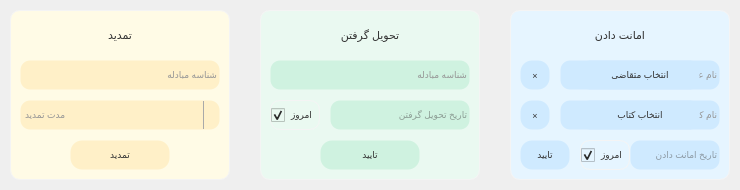
  <widget class="QFrame" name="frame_quick_acc">
   <property name="geometry">
    <rect>
     <x>30</x>
     <y>520</y>
     <width>740</width>
     <height>190</height>
    </rect>
   </property>
   <property name="styleSheet">
    <string notr="true">border-width:0px;
border-style:solid;
border-radius: 10px;
border-color: rgb(255, 255, 255);
color: rgb(50, 50, 50);</string>
   </property>
   <property name="frameShape">
    <enum>QFrame::StyledPanel</enum>
   </property>
   <property name="frameShadow">
    <enum>QFrame::Raised</enum>
   </property>
   <widget class="QFrame" name="frame_comp_3">
    <property name="geometry">
     <rect>
      <x>10</x>
      <y>10</y>
      <width>220</width>
      <height>170</height>
     </rect>
    </property>
    <property name="cursor">
     <cursorShape>ArrowCursor</cursorShape>
    </property>
    <property name="styleSheet">
     <string notr="true">border-width:1px;
border-style:solid;
border-radius: 10px;
border-color: rgb(244, 244, 244);
background-color: rgb(255, 251, 230);</string>
    </property>
    <property name="frameShape">
     <enum>QFrame::NoFrame</enum>
    </property>
    <property name="frameShadow">
     <enum>QFrame::Raised</enum>
    </property>
    <widget class="QLabel" name="lbl_bookRenew_transaction_code">
     <property name="geometry">
      <rect>
       <x>10</x>
       <y>50</y>
       <width>200</width>
       <height>30</height>
      </rect>
     </property>
     <property name="font">
      <font>
       <pointsize>7</pointsize>
      </font>
     </property>
     <property name="layoutDirection">
      <enum>Qt::LeftToRight</enum>
     </property>
     <property name="styleSheet">
      <string notr="true">color: rgb(50, 50, 50);
color: rgb(150, 150, 150);
border-color: rgba(0, 0, 0, 0);
background-color: rgb(255, 240, 200);</string>
     </property>
     <property name="text">
      <string>شناسه مبادله</string>
     </property>
     <property name="alignment">
      <set>Qt::AlignLeading|Qt::AlignLeft|Qt::AlignVCenter</set>
     </property>
    </widget>
    <widget class="QPushButton" name="btn_bookRenew_submit">
     <property name="geometry">
      <rect>
       <x>60</x>
       <y>130</y>
       <width>100</width>
       <height>30</height>
      </rect>
     </property>
     <property name="font">
      <font>
       <pointsize>7</pointsize>
      </font>
     </property>
     <property name="cursor">
      <cursorShape>PointingHandCursor</cursorShape>
     </property>
     <property name="focusPolicy">
      <enum>Qt::NoFocus</enum>
     </property>
     <property name="styleSheet">
      <string notr="true">/*
border-width:1px;
border-style:solid;
border-radius: 12px;
border-color: rgba(244, 244, 244, 0);
background-color: rgb(225, 225, 225);
color: rgb(50, 50, 50);
*/

QPushButton {
	border-width:1px;
	border-style:solid;
	border-radius: 12px;
	border-color: rgba(244, 244, 244, 0);
	background-color: rgb(255, 240, 200);
	color: rgb(50, 50, 50);
}

QPushButton:pressed {
	background-color: rgb(173, 215, 239);
	
	background-color: rgb(246, 224, 150);
}</string>
     </property>
     <property name="text">
      <string>تمدید</string>
     </property>
    </widget>
    <widget class="QLabel" name="lbl_comp_3_title">
     <property name="geometry">
      <rect>
       <x>60</x>
       <y>10</y>
       <width>100</width>
       <height>30</height>
      </rect>
     </property>
     <property name="font">
      <font>
       <pointsize>8</pointsize>
      </font>
     </property>
     <property name="styleSheet">
      <string notr="true">border-color: rgba(0, 0, 0,0);
background-color: rgba(0, 0, 0, 0);
color: rgb(50, 50, 50);</string>
     </property>
     <property name="text">
      <string>تمدید</string>
     </property>
     <property name="alignment">
      <set>Qt::AlignCenter</set>
     </property>
    </widget>
    <widget class="QComboBox" name="ComboBox_bookRenew_renewTime">
     <property name="geometry">
      <rect>
       <x>10</x>
       <y>90</y>
       <width>200</width>
       <height>30</height>
      </rect>
     </property>
     <property name="font">
      <font>
       <pointsize>7</pointsize>
      </font>
     </property>
     <property name="cursor">
      <cursorShape>PointingHandCursor</cursorShape>
     </property>
     <property name="focusPolicy">
      <enum>Qt::NoFocus</enum>
     </property>
     <property name="layoutDirection">
      <enum>Qt::LeftToRight</enum>
     </property>
     <property name="styleSheet">
      <string notr="true">QComboBox {
	color: rgb(50, 50, 50);
	color: rgb(150, 150, 150);
	border-color: rgba(0, 0, 0, 0);
	background-color: rgb(255, 240, 200);
}

QComboBox::drop-down {
	subcontrol-origin: padding;
	subcontrol-position: top right;
	width: 15px;
	
	border-left-width: 1px;
	border-left-color: darkgray;
	border-left-style: solid; /* just a single line */
	border-top-right-radius: 25px; /* same radius as the QComboBox */
	border-bottom-right-radius: 25px;
}</string>
     </property>
     <property name="currentText">
      <string>مدت تمدید</string>
     </property>
     <property name="currentIndex">
      <number>0</number>
     </property>
     <property name="frame">
      <bool>true</bool>
     </property>
     <property name="modelColumn">
      <number>0</number>
     </property>
     <item>
      <property name="text">
       <string>مدت تمدید</string>
      </property>
     </item>
     <item>
      <property name="text">
       <string>یک روز</string>
      </property>
     </item>
     <item>
      <property name="text">
       <string>دو روز</string>
      </property>
     </item>
     <item>
      <property name="text">
       <string>یک هفته</string>
      </property>
     </item>
     <item>
      <property name="text">
       <string>ده روز</string>
      </property>
     </item>
     <item>
      <property name="text">
       <string>دو هفته</string>
      </property>
     </item>
     <item>
      <property name="text">
       <string>یک ماه</string>
      </property>
     </item>
    </widget>
   </widget>
   <widget class="QFrame" name="frame_comp_2">
    <property name="geometry">
     <rect>
      <x>260</x>
      <y>10</y>
      <width>220</width>
      <height>170</height>
     </rect>
    </property>
    <property name="cursor">
     <cursorShape>ArrowCursor</cursorShape>
    </property>
    <property name="styleSheet">
     <string notr="true">border-width:1px;
border-style:solid;
border-radius: 10px;
border-color: rgb(244, 244, 244);
background-color: rgb(234, 249, 241);</string>
    </property>
    <property name="frameShape">
     <enum>QFrame::NoFrame</enum>
    </property>
    <property name="frameShadow">
     <enum>QFrame::Raised</enum>
    </property>
    <widget class="QLabel" name="lbl_comp_2_title">
     <property name="geometry">
      <rect>
       <x>60</x>
       <y>10</y>
       <width>100</width>
       <height>30</height>
      </rect>
     </property>
     <property name="font">
      <font>
       <pointsize>8</pointsize>
      </font>
     </property>
     <property name="styleSheet">
      <string notr="true">border-color: rgba(0, 0, 0,0);
background-color: rgba(0, 0, 0, 0);
color: rgb(50, 50, 50);</string>
     </property>
     <property name="text">
      <string>تحویل گرفتن</string>
     </property>
     <property name="alignment">
      <set>Qt::AlignCenter</set>
     </property>
    </widget>
    <widget class="QPushButton" name="btn_retrieve_submit">
     <property name="geometry">
      <rect>
       <x>60</x>
       <y>130</y>
       <width>100</width>
       <height>30</height>
      </rect>
     </property>
     <property name="font">
      <font>
       <pointsize>7</pointsize>
      </font>
     </property>
     <property name="cursor">
      <cursorShape>PointingHandCursor</cursorShape>
     </property>
     <property name="focusPolicy">
      <enum>Qt::NoFocus</enum>
     </property>
     <property name="styleSheet">
      <string notr="true">/*
border-width:1px;
border-style:solid;
border-radius: 12px;
border-color: rgba(244, 244, 244, 0);
background-color: rgb(225, 225, 225);
color: rgb(50, 50, 50);
*/

QPushButton {
	border-width:1px;
	border-style:solid;
	border-radius: 12px;
	border-color: rgba(244, 244, 244, 0);
	background-color: rgb(207, 242, 224);
	color: rgb(50, 50, 50);
}

QPushButton:pressed {
	background-color: rgb(207, 242, 224);
	background-color: rgb(185, 233, 184);
}</string>
     </property>
     <property name="text">
      <string>تایید</string>
     </property>
    </widget>
    <widget class="QLabel" name="lbl_retrieve_transaction_code">
     <property name="geometry">
      <rect>
       <x>10</x>
       <y>50</y>
       <width>200</width>
       <height>30</height>
      </rect>
     </property>
     <property name="font">
      <font>
       <pointsize>7</pointsize>
      </font>
     </property>
     <property name="layoutDirection">
      <enum>Qt::LeftToRight</enum>
     </property>
     <property name="styleSheet">
      <string notr="true">color: rgb(50, 50, 50);
color: rgb(150, 150, 150);
border-color: rgba(0, 0, 0, 0);
background-color: rgb(207, 242, 224);</string>
     </property>
     <property name="text">
      <string>شناسه مبادله</string>
     </property>
     <property name="alignment">
      <set>Qt::AlignLeading|Qt::AlignLeft|Qt::AlignVCenter</set>
     </property>
    </widget>
    <widget class="QLineEdit" name="input_retrieve_date">
     <property name="geometry">
      <rect>
       <x>70</x>
       <y>90</y>
       <width>140</width>
       <height>30</height>
      </rect>
     </property>
     <property name="font">
      <font>
       <pointsize>7</pointsize>
      </font>
     </property>
     <property name="mouseTracking">
      <bool>true</bool>
     </property>
     <property name="focusPolicy">
      <enum>Qt::ClickFocus</enum>
     </property>
     <property name="autoFillBackground">
      <bool>false</bool>
     </property>
     <property name="styleSheet">
      <string notr="true">color: rgb(75, 75, 75);
border-color: rgba(0, 0, 0, 0);
background-color: rgb(207, 242, 224);</string>
     </property>
     <property name="inputMethodHints">
      <set>Qt::ImhNone</set>
     </property>
     <property name="text">
      <string/>
     </property>
     <property name="frame">
      <bool>false</bool>
     </property>
     <property name="echoMode">
      <enum>QLineEdit::Normal</enum>
     </property>
     <property name="alignment">
      <set>Qt::AlignLeading|Qt::AlignLeft|Qt::AlignVCenter</set>
     </property>
     <property name="dragEnabled">
      <bool>false</bool>
     </property>
     <property name="placeholderText">
      <string>تاریخ تحویل گرفتن</string>
     </property>
     <property name="cursorMoveStyle">
      <enum>Qt::LogicalMoveStyle</enum>
     </property>
     <property name="clearButtonEnabled">
      <bool>false</bool>
     </property>
    </widget>
    <widget class="QCheckBox" name="ChBox_retrieve_today">
     <property name="geometry">
      <rect>
       <x>10</x>
       <y>90</y>
       <width>50</width>
       <height>30</height>
      </rect>
     </property>
     <property name="font">
      <font>
       <pointsize>7</pointsize>
      </font>
     </property>
     <property name="cursor">
      <cursorShape>PointingHandCursor</cursorShape>
     </property>
     <property name="focusPolicy">
      <enum>Qt::NoFocus</enum>
     </property>
     <property name="layoutDirection">
      <enum>Qt::LeftToRight</enum>
     </property>
     <property name="text">
      <string>امروز</string>
     </property>
     <property name="checked">
      <bool>true</bool>
     </property>
    </widget>
   </widget>
   <widget class="QFrame" name="frame_comp_1">
    <property name="geometry">
     <rect>
      <x>510</x>
      <y>10</y>
      <width>220</width>
      <height>170</height>
     </rect>
    </property>
    <property name="cursor">
     <cursorShape>ArrowCursor</cursorShape>
    </property>
    <property name="styleSheet">
     <string notr="true">border-width:1px;
border-style:solid;
border-radius: 10px;
border-color: rgb(244, 244, 244);
background-color: rgb(230, 245, 255);</string>
    </property>
    <property name="frameShape">
     <enum>QFrame::NoFrame</enum>
    </property>
    <property name="frameShadow">
     <enum>QFrame::Raised</enum>
    </property>
    <widget class="QLabel" name="lbl_comp_1_title">
     <property name="geometry">
      <rect>
       <x>60</x>
       <y>10</y>
       <width>100</width>
       <height>30</height>
      </rect>
     </property>
     <property name="font">
      <font>
       <pointsize>8</pointsize>
      </font>
     </property>
     <property name="styleSheet">
      <string notr="true">border-color: rgba(0, 0, 0,0);
background-color: rgba(0, 0, 0, 0);
color: rgb(50, 50, 50);</string>
     </property>
     <property name="text">
      <string>امانت دادن</string>
     </property>
     <property name="alignment">
      <set>Qt::AlignCenter</set>
     </property>
    </widget>
    <widget class="QPushButton" name="btn_lend_submit">
     <property name="geometry">
      <rect>
       <x>10</x>
       <y>130</y>
       <width>50</width>
       <height>30</height>
      </rect>
     </property>
     <property name="font">
      <font>
       <pointsize>7</pointsize>
      </font>
     </property>
     <property name="cursor">
      <cursorShape>PointingHandCursor</cursorShape>
     </property>
     <property name="focusPolicy">
      <enum>Qt::NoFocus</enum>
     </property>
     <property name="styleSheet">
      <string notr="true">/*
border-width:1px;
border-style:solid;
border-radius: 12px;
border-color: rgba(244, 244, 244, 0);
background-color: rgb(225, 225, 225);
color: rgb(50, 50, 50);
*/

QPushButton {
	border-width:1px;
	border-style:solid;
	border-radius: 12px;
	border-color: rgba(244, 244, 244, 0);
	background-color: rgb(207, 234, 255);
	color: rgb(50, 50, 50);
}

QPushButton:pressed {
	background-color: rgb(173, 215, 239);
}</string>
     </property>
     <property name="text">
      <string>تایید</string>
     </property>
    </widget>
    <widget class="QPushButton" name="btn_lend_selectUser">
     <property name="geometry">
      <rect>
       <x>70</x>
       <y>50</y>
       <width>120</width>
       <height>30</height>
      </rect>
     </property>
     <property name="font">
      <font>
       <pointsize>7</pointsize>
      </font>
     </property>
     <property name="cursor">
      <cursorShape>PointingHandCursor</cursorShape>
     </property>
     <property name="focusPolicy">
      <enum>Qt::NoFocus</enum>
     </property>
     <property name="styleSheet">
      <string notr="true">/*
border-width:1px;
border-style:solid;
border-radius: 12px;
border-color: rgba(244, 244, 244, 0);
background-color: rgb(225, 225, 225);
color: rgb(50, 50, 50);
*/

QPushButton {
	border-width:1px;
	border-style:solid;
	border-radius: 10px;
	border-color: rgba(244, 244, 244, 0);
	background-color: rgb(207, 234, 255);
	color: rgb(50, 50, 50);
}

QPushButton:pressed {
	background-color: rgb(173, 215, 239);
}</string>
     </property>
     <property name="text">
      <string>انتخاب متقاضی</string>
     </property>
    </widget>
    <widget class="QLineEdit" name="input_lend_date">
     <property name="geometry">
      <rect>
       <x>120</x>
       <y>130</y>
       <width>90</width>
       <height>30</height>
      </rect>
     </property>
     <property name="font">
      <font>
       <pointsize>7</pointsize>
      </font>
     </property>
     <property name="mouseTracking">
      <bool>true</bool>
     </property>
     <property name="focusPolicy">
      <enum>Qt::ClickFocus</enum>
     </property>
     <property name="autoFillBackground">
      <bool>false</bool>
     </property>
     <property name="styleSheet">
      <string notr="true">color: rgb(75, 75, 75);
border-color: rgba(244, 244, 244, 0);
background-color: rgb(207, 234, 255);</string>
     </property>
     <property name="inputMethodHints">
      <set>Qt::ImhNone</set>
     </property>
     <property name="text">
      <string/>
     </property>
     <property name="frame">
      <bool>false</bool>
     </property>
     <property name="echoMode">
      <enum>QLineEdit::Normal</enum>
     </property>
     <property name="alignment">
      <set>Qt::AlignLeading|Qt::AlignLeft|Qt::AlignVCenter</set>
     </property>
     <property name="dragEnabled">
      <bool>false</bool>
     </property>
     <property name="placeholderText">
      <string>تاریخ امانت دادن</string>
     </property>
     <property name="cursorMoveStyle">
      <enum>Qt::LogicalMoveStyle</enum>
     </property>
     <property name="clearButtonEnabled">
      <bool>false</bool>
     </property>
    </widget>
    <widget class="QCheckBox" name="ChBox_lend_today">
     <property name="geometry">
      <rect>
       <x>70</x>
       <y>130</y>
       <width>50</width>
       <height>30</height>
      </rect>
     </property>
     <property name="font">
      <font>
       <pointsize>7</pointsize>
      </font>
     </property>
     <property name="cursor">
      <cursorShape>PointingHandCursor</cursorShape>
     </property>
     <property name="focusPolicy">
      <enum>Qt::NoFocus</enum>
     </property>
     <property name="layoutDirection">
      <enum>Qt::LeftToRight</enum>
     </property>
     <property name="text">
      <string>امروز</string>
     </property>
     <property name="checked">
      <bool>true</bool>
     </property>
    </widget>
    <widget class="QLabel" name="lbl_lend_user_name">
     <property name="geometry">
      <rect>
       <x>50</x>
       <y>50</y>
       <width>160</width>
       <height>30</height>
      </rect>
     </property>
     <property name="font">
      <font>
       <pointsize>7</pointsize>
      </font>
     </property>
     <property name="layoutDirection">
      <enum>Qt::LeftToRight</enum>
     </property>
     <property name="styleSheet">
      <string notr="true">color: rgb(150, 150, 150);
border-color: rgba(244, 244, 244, 0);
background-color: rgb(207, 234, 255);</string>
     </property>
     <property name="text">
      <string>نام عضو متقاضی</string>
     </property>
     <property name="alignment">
      <set>Qt::AlignLeading|Qt::AlignLeft|Qt::AlignVCenter</set>
     </property>
    </widget>
    <widget class="QLabel" name="lbl_lend_book_name">
     <property name="geometry">
      <rect>
       <x>50</x>
       <y>90</y>
       <width>160</width>
       <height>30</height>
      </rect>
     </property>
     <property name="font">
      <font>
       <pointsize>7</pointsize>
      </font>
     </property>
     <property name="layoutDirection">
      <enum>Qt::LeftToRight</enum>
     </property>
     <property name="styleSheet">
      <string notr="true">color: rgb(150, 150, 150);
border-color: rgba(244, 244, 244, 0);
background-color: rgb(207, 234, 255);</string>
     </property>
     <property name="text">
      <string>نام کتاب درخواستی</string>
     </property>
     <property name="alignment">
      <set>Qt::AlignLeading|Qt::AlignLeft|Qt::AlignVCenter</set>
     </property>
    </widget>
    <widget class="QPushButton" name="btn_lend_selectBook">
     <property name="geometry">
      <rect>
       <x>70</x>
       <y>90</y>
       <width>120</width>
       <height>30</height>
      </rect>
     </property>
     <property name="font">
      <font>
       <pointsize>7</pointsize>
      </font>
     </property>
     <property name="cursor">
      <cursorShape>PointingHandCursor</cursorShape>
     </property>
     <property name="focusPolicy">
      <enum>Qt::NoFocus</enum>
     </property>
     <property name="styleSheet">
      <string notr="true">/*
border-width:1px;
border-style:solid;
border-radius: 12px;
border-color: rgba(244, 244, 244, 0);
background-color: rgb(225, 225, 225);
color: rgb(50, 50, 50);
*/

QPushButton {
	border-width:1px;
	border-style:solid;
	border-radius: 10px;
	border-color: rgba(244, 244, 244, 0);
	background-color: rgb(207, 234, 255);
	color: rgb(50, 50, 50);
}

QPushButton:pressed {
	background-color: rgb(173, 215, 239);
}</string>
     </property>
     <property name="text">
      <string>انتخاب کتاب</string>
     </property>
    </widget>
    <widget class="QPushButton" name="btn_lend_deselectUser">
     <property name="geometry">
      <rect>
       <x>10</x>
       <y>50</y>
       <width>30</width>
       <height>30</height>
      </rect>
     </property>
     <property name="font">
      <font>
       <pointsize>7</pointsize>
      </font>
     </property>
     <property name="cursor">
      <cursorShape>PointingHandCursor</cursorShape>
     </property>
     <property name="focusPolicy">
      <enum>Qt::NoFocus</enum>
     </property>
     <property name="styleSheet">
      <string notr="true">/*
border-width:1px;
border-style:solid;
border-radius: 12px;
border-color: rgba(244, 244, 244, 0);
background-color: rgb(225, 225, 225);
color: rgb(50, 50, 50);
*/

QPushButton {
	border-width:1px;
	border-style:solid;
	border-radius: 12px;
	border-color: rgba(244, 244, 244, 0);
	background-color: rgb(207, 234, 255);
	color: rgb(50, 50, 50);
}

QPushButton:pressed {
	background-color: rgb(173, 215, 239);
}</string>
     </property>
     <property name="text">
      <string>×</string>
     </property>
    </widget>
    <widget class="QPushButton" name="btn_lend_deselectBook">
     <property name="geometry">
      <rect>
       <x>10</x>
       <y>90</y>
       <width>30</width>
       <height>30</height>
      </rect>
     </property>
     <property name="font">
      <font>
       <pointsize>7</pointsize>
      </font>
     </property>
     <property name="cursor">
      <cursorShape>PointingHandCursor</cursorShape>
     </property>
     <property name="focusPolicy">
      <enum>Qt::NoFocus</enum>
     </property>
     <property name="styleSheet">
      <string notr="true">/*
border-width:1px;
border-style:solid;
border-radius: 12px;
border-color: rgba(244, 244, 244, 0);
background-color: rgb(225, 225, 225);
color: rgb(50, 50, 50);
*/

QPushButton {
	border-width:1px;
	border-style:solid;
	border-radius: 12px;
	border-color: rgba(244, 244, 244, 0);
	background-color: rgb(207, 234, 255);
	color: rgb(50, 50, 50);
}

QPushButton:pressed {
	background-color: rgb(173, 215, 239);
}</string>
     </property>
     <property name="text">
      <string>×</string>
     </property>
    </widget>
    <zorder>lbl_comp_1_title</zorder>
    <zorder>btn_lend_submit</zorder>
    <zorder>input_lend_date</zorder>
    <zorder>ChBox_lend_today</zorder>
    <zorder>lbl_lend_user_name</zorder>
    <zorder>lbl_lend_book_name</zorder>
    <zorder>btn_lend_selectBook</zorder>
    <zorder>btn_lend_selectUser</zorder>
    <zorder>btn_lend_deselectUser</zorder>
    <zorder>btn_lend_deselectBook</zorder>
   </widget>
  </widget>
